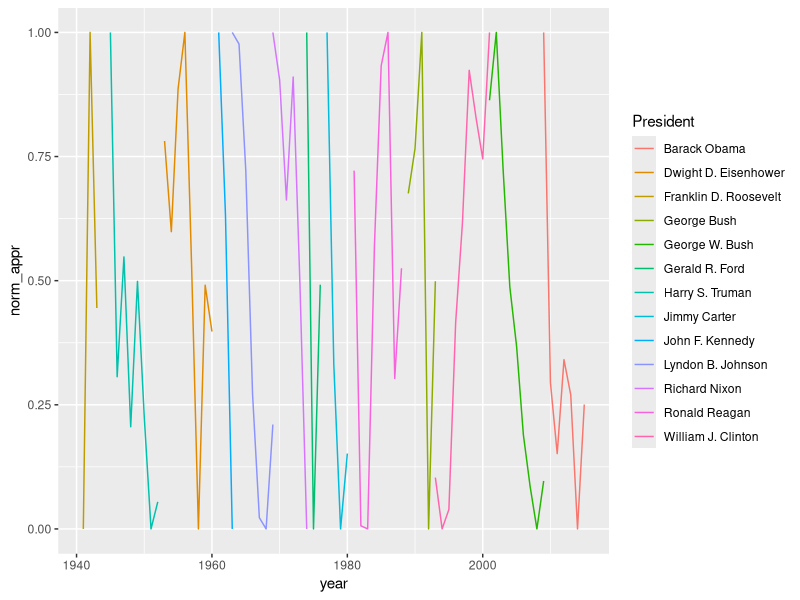
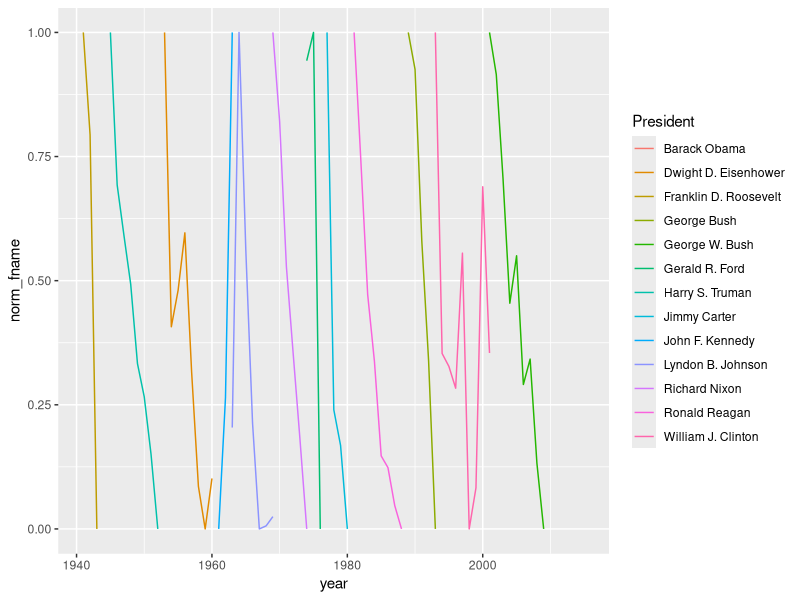

Write the R code that produced these figures, in order.
library(ggplot2)

normalize <- function(x) {
  return ((x - min(x)) / (max(x) - min(x)))
}

avg <- read.csv('data/presApprovalAverage.csv')
avg$fname_rate<-avg$f_count/avg$total
avg$lname_rate<-avg$l_count/avg$total
avg$norm_appr<-ave( avg$Approving, avg$President, FUN = normalize )
avg$norm_fname<-ave( avg$fname_rate, avg$President, FUN = normalize )
# sample plot
ggplot(avg, aes(x = year, y= norm_appr, colour = President)) +  geom_line() #+ facet_grid(.~f_name)
ggplot(avg, aes(x = year, y= norm_fname, colour = President)) +  geom_line()
